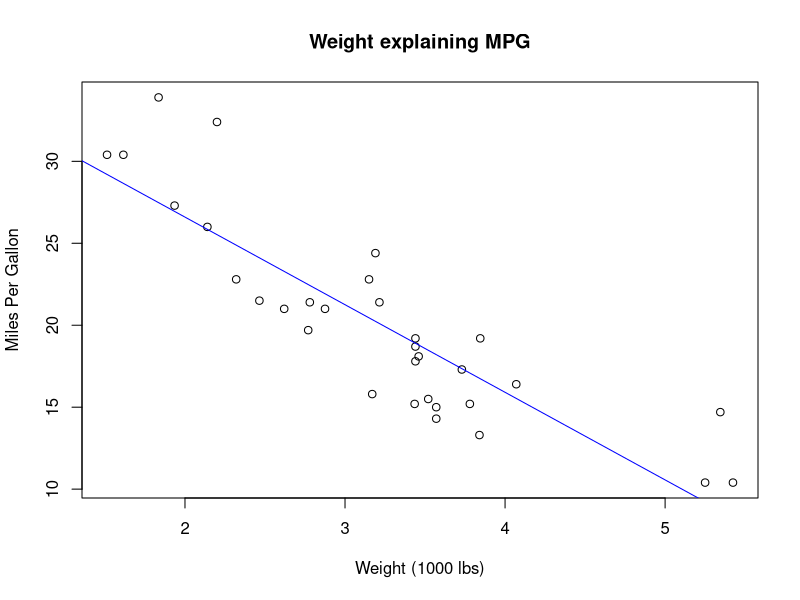

Reproduce this figure in R.
data("mtcars")
View(mtcars)

x <- mtcars$wt
y <- mtcars$mpg

plot(x, y, main = "Weight explaining MPG", xlab = "Weight (1000 lbs)", ylab = "Miles Per Gallon")
abline(lm(y ~ x, data = mtcars), col = "blue")

cor(x, y)

LinearRegression_mpg <- lm(mpg ~ wt, data = mtcars)

unseen <- data.frame(wt = 4)
predict(LinearRegression_mpg, unseen)
